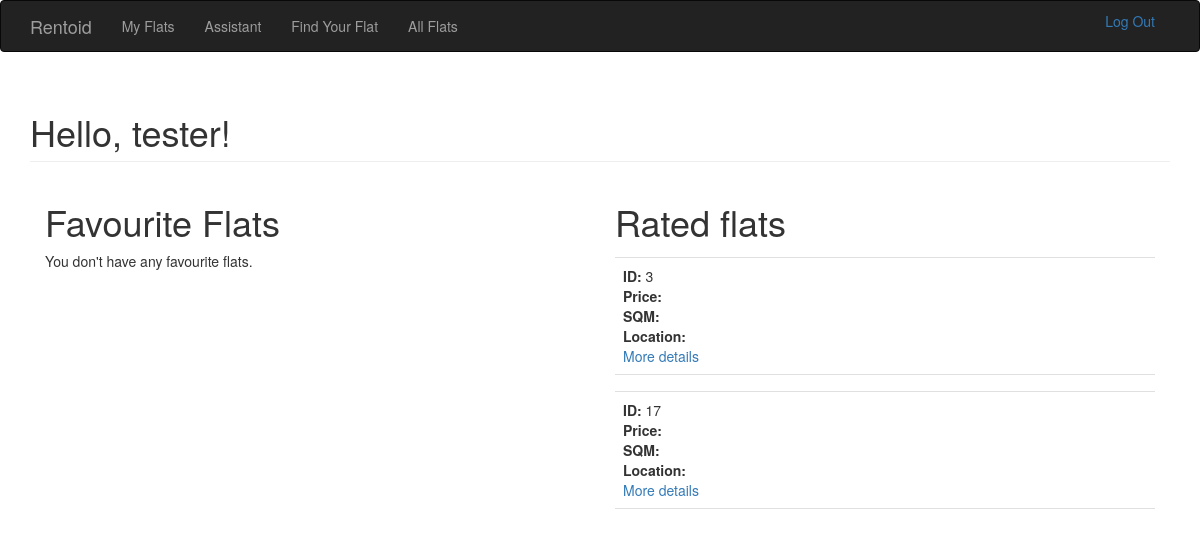
The page / (signed in) on the database its author committed.
### app/model/models.py (models this page shows, shortened)
class User(db.Model, UserMixin):
    __tablename__ = 'users'
    id = db.Column(db.Integer, primary_key=True)
    email = db.Column(db.String(64), unique=True, index=True)
    username = db.Column(db.String(64), unique=True, index=True)
    password_hash = db.Column(db.String(128))
    liked = db.relationship('Like', foreign_keys='Like.user_id', backref='user', lazy='dynamic')
    rated = db.relationship('Rating', foreign_keys='Rating.user_id', backref='user', lazy='dynamic')
    @property
    def password(self):
        raise AttributeError('password is not readable')

class Rating(db.Model):
    __tablename__ = 'ratings'
    id = db.Column(db.Integer, primary_key=True)
    user_id = db.Column(db.Integer, db.ForeignKey('users.id'))
    flat_id = db.Column(db.Integer, db.ForeignKey('flats.id'))
    rating = db.Column(db.Float)
    __table_args__ = (db.UniqueConstraint('user_id', 'flat_id', name='unique_user_flat_rating'),)

### app/main/views.py (the view)
@main.route('/')
def index():
    liked_flats = None
    rated_flats = None
    if current_user.is_authenticated:
        rated_flats = current_user.rated.all()
        liked_flats = current_user.liked.all()
    return render_template('index.html', liked_flats=liked_flats, rated_flats=rated_flats)

### app/model/models.py (called while the page is built)
@login_manager.user_loader
def load_user(user_id):
    return User.query.get(int(user_id))

### app/templates/index.html (shortened to what this page needs)
{% extends "base.html" %}
{% block page_content %}
<div class="container">
<h1 class="page-header"> Hello,
{% if current_user.is_authenticated %}
    {{ current_user.username }}!
{% else %}
    Stranger!
{% endif %}
</h1>
</div>
<div class="container">
<div class="container col-md-6">
    <h1>Favourite Flats</h1>
    {% if current_user.is_authenticated %}
        {% if liked_flats is defined and liked_flats[0] %}
            {% for liked_flat in liked_flats %}
            <ul class="posts">
                <li class="post">
                    <div class="post-body">
                        <strong>ID: </strong>{{ liked_flat.id }} <br>
                        <strong>Price: </strong>{{ liked_flat.price }} <br>
                        <strong>SQM: </strong>{{ liked_flat.sqm }} <br>
                        <strong>Location: </strong>{{ liked_flat.location }}
                    </div>
                    <div>
                        <a href="{{ url_for('flats.flat', flat_id=liked_flat.id) }}">More details</a>
                    </div>
                </li>
            </ul>
            {% endfor %}
        {% else %}
        <p> You don't have any favourite flats.</p>
        {% endif %}
    {% else %}
        Login to see your favourite flats.
    {% endif %}
</div>
<div class="container col-md-6">
    <h1>Rated flats</h1>
    {% if current_user.is_authenticated %}
        {% if rated_flats is defined and rated_flats[0] %}
            {% for rated_flat in rated_flats %}
            <ul class="posts">
                <li class="post">
                    <div class="post-body">
                        <strong>ID: </strong>{{ rated_flat.id }} <br>
                        <strong>Price: </strong>{{ rated_flat.price }}  <br>
                        <strong>SQM: </strong>{{ rated_flat.sqm }}  <br>
                        <strong>Location: </strong>{{ rated_flat.location }} <br>
                    </div>
                    <div>
                        <a href="{{ url_for('flats.flat', flat_id=rated_flat.id) }}">More details</a>
                    </div>
                </li>
            </ul>
            {% endfor %}
        {% else %}
        <p> You don't have any rated flats.</p>
        {% endif %}
    {% else %}
        Login to see your rated flats.
    {% endif %}
    </div>
</div>
{% endblock %}

### app/static/style.css (style rules this page uses)
ul.posts { list-style-type: none; padding: 0px; margin: 16px 0px 0px 0px; border-top: 1px solid #e0e0e0; }
ul.posts li.post { padding: 8px; border-bottom: 1px solid #e0e0e0; }

### rows shown on the page
User: username "tester"
Rating: id "3"
Rating: id "17"
